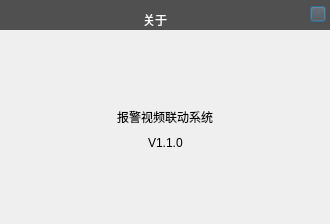
<?xml version="1.0" encoding="UTF-8"?>
<ui version="4.0">
 <class>aboutDialog</class>
 <widget class="QDialog" name="aboutDialog">
  <property name="geometry">
   <rect>
    <x>0</x>
    <y>0</y>
    <width>330</width>
    <height>224</height>
   </rect>
  </property>
  <property name="windowTitle">
   <string>Dialog</string>
  </property>
  <layout class="QVBoxLayout" name="verticalLayout_3">
   <property name="leftMargin">
    <number>0</number>
   </property>
   <property name="topMargin">
    <number>0</number>
   </property>
   <property name="rightMargin">
    <number>0</number>
   </property>
   <property name="bottomMargin">
    <number>0</number>
   </property>
   <item>
    <layout class="QVBoxLayout" name="verticalLayout_2">
     <item>
      <widget class="QWidget" name="widget" native="true">
       <property name="minimumSize">
        <size>
         <width>0</width>
         <height>30</height>
        </size>
       </property>
       <property name="maximumSize">
        <size>
         <width>16777215</width>
         <height>30</height>
        </size>
       </property>
       <property name="styleSheet">
        <string notr="true">background-color:rgb(80, 80, 80);
color: rgb(255, 255, 255);</string>
       </property>
       <layout class="QHBoxLayout" name="horizontalLayout">
        <property name="spacing">
         <number>0</number>
        </property>
        <property name="leftMargin">
         <number>0</number>
        </property>
        <property name="topMargin">
         <number>0</number>
        </property>
        <property name="rightMargin">
         <number>0</number>
        </property>
        <property name="bottomMargin">
         <number>0</number>
        </property>
        <item>
         <spacer name="horizontalSpacer">
          <property name="orientation">
           <enum>Qt::Horizontal</enum>
          </property>
          <property name="sizeHint" stdset="0">
           <size>
            <width>138</width>
            <height>20</height>
           </size>
          </property>
         </spacer>
        </item>
        <item>
         <widget class="QLabel" name="label_3">
          <property name="minimumSize">
           <size>
            <width>0</width>
            <height>40</height>
           </size>
          </property>
          <property name="maximumSize">
           <size>
            <width>16777215</width>
            <height>40</height>
           </size>
          </property>
          <property name="text">
           <string>关于</string>
          </property>
         </widget>
        </item>
        <item>
         <spacer name="horizontalSpacer_2">
          <property name="orientation">
           <enum>Qt::Horizontal</enum>
          </property>
          <property name="sizeHint" stdset="0">
           <size>
            <width>138</width>
            <height>20</height>
           </size>
          </property>
         </spacer>
        </item>
        <item>
         <layout class="QVBoxLayout" name="verticalLayout">
          <property name="topMargin">
           <number>6</number>
          </property>
          <item>
           <widget class="CPushButton" name="closePushButton">
            <property name="sizePolicy">
             <sizepolicy hsizetype="Fixed" vsizetype="Fixed">
              <horstretch>0</horstretch>
              <verstretch>0</verstretch>
             </sizepolicy>
            </property>
            <property name="maximumSize">
             <size>
              <width>16</width>
              <height>16</height>
             </size>
            </property>
            <property name="text">
             <string/>
            </property>
           </widget>
          </item>
          <item>
           <spacer name="verticalSpacer">
            <property name="orientation">
             <enum>Qt::Vertical</enum>
            </property>
            <property name="sizeHint" stdset="0">
             <size>
              <width>20</width>
              <height>40</height>
             </size>
            </property>
           </spacer>
          </item>
         </layout>
        </item>
       </layout>
      </widget>
     </item>
     <item>
      <spacer name="verticalSpacer_2">
       <property name="orientation">
        <enum>Qt::Vertical</enum>
       </property>
       <property name="sizeHint" stdset="0">
        <size>
         <width>20</width>
         <height>40</height>
        </size>
       </property>
      </spacer>
     </item>
     <item>
      <layout class="QHBoxLayout" name="horizontalLayout_2">
       <item>
        <spacer name="horizontalSpacer_3">
         <property name="orientation">
          <enum>Qt::Horizontal</enum>
         </property>
         <property name="sizeHint" stdset="0">
          <size>
           <width>40</width>
           <height>20</height>
          </size>
         </property>
        </spacer>
       </item>
       <item>
        <widget class="QLabel" name="label">
         <property name="text">
          <string>报警视频联动系统</string>
         </property>
        </widget>
       </item>
       <item>
        <spacer name="horizontalSpacer_4">
         <property name="orientation">
          <enum>Qt::Horizontal</enum>
         </property>
         <property name="sizeHint" stdset="0">
          <size>
           <width>40</width>
           <height>20</height>
          </size>
         </property>
        </spacer>
       </item>
      </layout>
     </item>
     <item>
      <layout class="QHBoxLayout" name="horizontalLayout_3">
       <item>
        <spacer name="horizontalSpacer_5">
         <property name="orientation">
          <enum>Qt::Horizontal</enum>
         </property>
         <property name="sizeHint" stdset="0">
          <size>
           <width>40</width>
           <height>20</height>
          </size>
         </property>
        </spacer>
       </item>
       <item>
        <widget class="QLabel" name="label_2">
         <property name="text">
          <string>V1.1.0</string>
         </property>
        </widget>
       </item>
       <item>
        <spacer name="horizontalSpacer_6">
         <property name="orientation">
          <enum>Qt::Horizontal</enum>
         </property>
         <property name="sizeHint" stdset="0">
          <size>
           <width>40</width>
           <height>20</height>
          </size>
         </property>
        </spacer>
       </item>
      </layout>
     </item>
     <item>
      <spacer name="verticalSpacer_3">
       <property name="orientation">
        <enum>Qt::Vertical</enum>
       </property>
       <property name="sizeHint" stdset="0">
        <size>
         <width>20</width>
         <height>40</height>
        </size>
       </property>
      </spacer>
     </item>
    </layout>
   </item>
  </layout>
 </widget>
 <customwidgets>
  <customwidget>
   <class>CPushButton</class>
   <extends>QPushButton</extends>
   <header location="global">D:\git\l110\customContro\cpushbutton.h</header>
  </customwidget>
 </customwidgets>
 <resources/>
 <connections/>
</ui>
